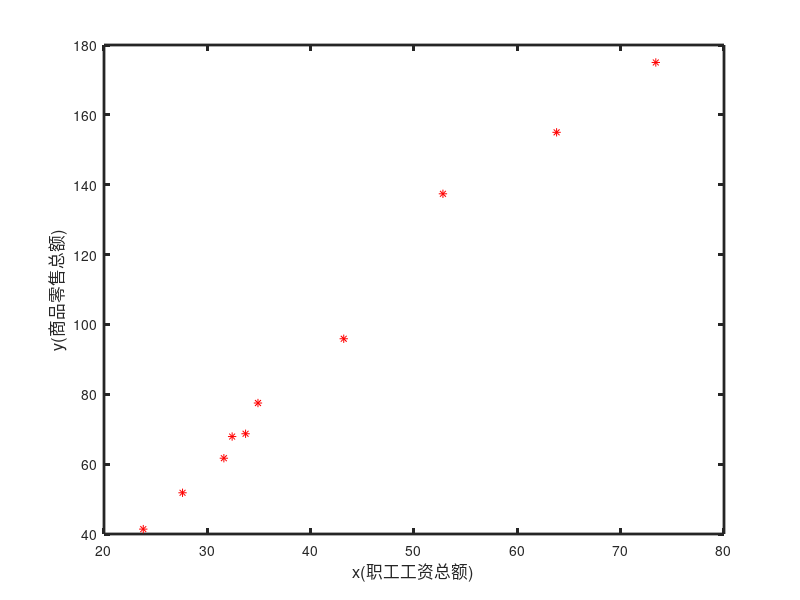

Write MATLAB code to recreate this figure.
clc, clear all, close all
x= [23.80, 27.60, 31.60, 32.4, 33.7, 34.9, 43.2, 52.8, 63.8, 73.4];
y= [41.4, 51.8, 61.7, 67.9, 68.7, 77.5, 95.9, 137.4, 155, 175];

figure
plot(x,y,'r*')
xlabel('x(职工工资总额)', 'FontSize', 12)
ylabel('y(商品零售总额)', 'FontSize', 12)
set(gca, 'linewidth', 2);

% % 采用最小二乘拟合
% Lxx = sum((x-mean(x)).^2);
% Lxy = sum((x-mean(x)).*(y-mean(y)));
% b1 = Lxy/Lxx;
% b0 = mean(y)- b1*mean(x);
% y1 = b1*x + b0;
% hold on
% plot(x, y1, 'LineWidth',2)
% 
% % 采用LinearModel.fit函数进行线性回归
% m2 = LinearModel.fit(x,y)

% 采用regress函数进行回归
Y = y';
X = [ones(size(x,2),1),x'];
[b, bint, r, rint, s] = regress(Y, X)

